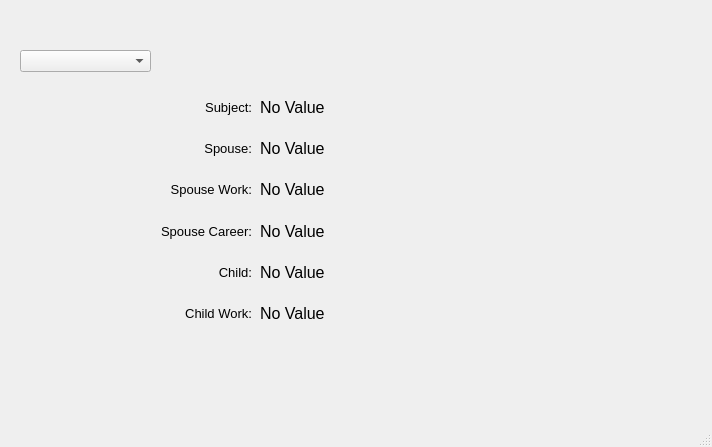
<?xml version="1.0" encoding="UTF-8"?>
<ui version="4.0">
 <class>MainWindow</class>
 <widget class="QMainWindow" name="MainWindow">
  <property name="geometry">
   <rect>
    <x>0</x>
    <y>0</y>
    <width>712</width>
    <height>447</height>
   </rect>
  </property>
  <property name="windowTitle">
   <string>Astrology Quick Mapper</string>
  </property>
  <widget class="QWidget" name="centralwidget">
   <widget class="QComboBox" name="signList">
    <property name="geometry">
     <rect>
      <x>20</x>
      <y>50</y>
      <width>131</width>
      <height>22</height>
     </rect>
    </property>
    <property name="font">
     <font>
      <pointsize>10</pointsize>
     </font>
    </property>
   </widget>
   <widget class="QWidget" name="verticalLayoutWidget">
    <property name="geometry">
     <rect>
      <x>160</x>
      <y>90</y>
      <width>92</width>
      <height>241</height>
     </rect>
    </property>
    <layout class="QVBoxLayout" name="verticalLayout">
     <item>
      <widget class="QLabel" name="label">
       <property name="font">
        <font>
         <pointsize>10</pointsize>
        </font>
       </property>
       <property name="text">
        <string>Subject:</string>
       </property>
       <property name="alignment">
        <set>Qt::AlignRight|Qt::AlignTrailing|Qt::AlignVCenter</set>
       </property>
      </widget>
     </item>
     <item>
      <widget class="QLabel" name="label_2">
       <property name="font">
        <font>
         <pointsize>10</pointsize>
        </font>
       </property>
       <property name="text">
        <string>Spouse:</string>
       </property>
       <property name="alignment">
        <set>Qt::AlignRight|Qt::AlignTrailing|Qt::AlignVCenter</set>
       </property>
      </widget>
     </item>
     <item>
      <widget class="QLabel" name="label_3">
       <property name="font">
        <font>
         <pointsize>10</pointsize>
        </font>
       </property>
       <property name="text">
        <string>Spouse Work:</string>
       </property>
       <property name="alignment">
        <set>Qt::AlignRight|Qt::AlignTrailing|Qt::AlignVCenter</set>
       </property>
      </widget>
     </item>
     <item>
      <widget class="QLabel" name="label_4">
       <property name="font">
        <font>
         <pointsize>10</pointsize>
        </font>
       </property>
       <property name="text">
        <string>Spouse Career:</string>
       </property>
       <property name="alignment">
        <set>Qt::AlignRight|Qt::AlignTrailing|Qt::AlignVCenter</set>
       </property>
      </widget>
     </item>
     <item>
      <widget class="QLabel" name="label_5">
       <property name="font">
        <font>
         <pointsize>10</pointsize>
        </font>
       </property>
       <property name="text">
        <string>Child:</string>
       </property>
       <property name="alignment">
        <set>Qt::AlignRight|Qt::AlignTrailing|Qt::AlignVCenter</set>
       </property>
      </widget>
     </item>
     <item>
      <widget class="QLabel" name="label_6">
       <property name="font">
        <font>
         <pointsize>10</pointsize>
        </font>
       </property>
       <property name="text">
        <string>Child Work:</string>
       </property>
       <property name="alignment">
        <set>Qt::AlignRight|Qt::AlignTrailing|Qt::AlignVCenter</set>
       </property>
      </widget>
     </item>
    </layout>
   </widget>
   <widget class="QWidget" name="verticalLayoutWidget_2">
    <property name="geometry">
     <rect>
      <x>260</x>
      <y>90</y>
      <width>111</width>
      <height>241</height>
     </rect>
    </property>
    <layout class="QVBoxLayout" name="verticalLayout_2">
     <item>
      <widget class="QLabel" name="lblSubject">
       <property name="font">
        <font>
         <pointsize>12</pointsize>
        </font>
       </property>
       <property name="text">
        <string>No Value</string>
       </property>
      </widget>
     </item>
     <item>
      <widget class="QLabel" name="lblSpouse">
       <property name="font">
        <font>
         <pointsize>12</pointsize>
        </font>
       </property>
       <property name="text">
        <string>No Value</string>
       </property>
      </widget>
     </item>
     <item>
      <widget class="QLabel" name="lblSpouseWork">
       <property name="font">
        <font>
         <pointsize>12</pointsize>
        </font>
       </property>
       <property name="text">
        <string>No Value</string>
       </property>
      </widget>
     </item>
     <item>
      <widget class="QLabel" name="lblSpouseCareer">
       <property name="font">
        <font>
         <pointsize>12</pointsize>
        </font>
       </property>
       <property name="text">
        <string>No Value</string>
       </property>
      </widget>
     </item>
     <item>
      <widget class="QLabel" name="lblChild">
       <property name="font">
        <font>
         <pointsize>12</pointsize>
        </font>
       </property>
       <property name="text">
        <string>No Value</string>
       </property>
      </widget>
     </item>
     <item>
      <widget class="QLabel" name="lblChildWork">
       <property name="font">
        <font>
         <pointsize>12</pointsize>
        </font>
       </property>
       <property name="text">
        <string>No Value</string>
       </property>
      </widget>
     </item>
    </layout>
   </widget>
  </widget>
  <widget class="QMenuBar" name="menubar">
   <property name="geometry">
    <rect>
     <x>0</x>
     <y>0</y>
     <width>712</width>
     <height>21</height>
    </rect>
   </property>
  </widget>
  <widget class="QStatusBar" name="statusbar"/>
 </widget>
 <resources/>
 <connections/>
</ui>
